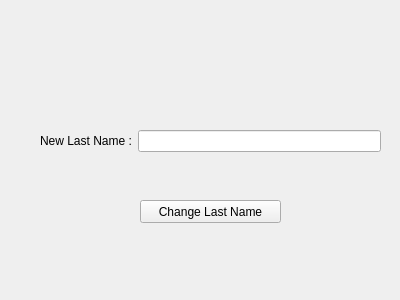
<?xml version="1.0" encoding="UTF-8"?>
<ui version="4.0">
 <class>Form</class>
 <widget class="QWidget" name="Form">
  <property name="geometry">
   <rect>
    <x>0</x>
    <y>0</y>
    <width>400</width>
    <height>300</height>
   </rect>
  </property>
  <property name="windowTitle">
   <string>Form</string>
  </property>
  <widget class="QPushButton" name="ChangeLastNameBtn">
   <property name="geometry">
    <rect>
     <x>140</x>
     <y>200</y>
     <width>141</width>
     <height>23</height>
    </rect>
   </property>
   <property name="text">
    <string>Change Last Name</string>
   </property>
  </widget>
  <widget class="QWidget" name="formLayoutWidget">
   <property name="geometry">
    <rect>
     <x>40</x>
     <y>130</y>
     <width>341</width>
     <height>31</height>
    </rect>
   </property>
   <layout class="QFormLayout" name="formLayout">
    <item row="0" column="0">
     <widget class="QLabel" name="label">
      <property name="text">
       <string>New Last Name :</string>
      </property>
     </widget>
    </item>
    <item row="0" column="1">
     <widget class="QLineEdit" name="change_User_LastName_Label"/>
    </item>
   </layout>
  </widget>
 </widget>
 <resources/>
 <connections/>
</ui>
